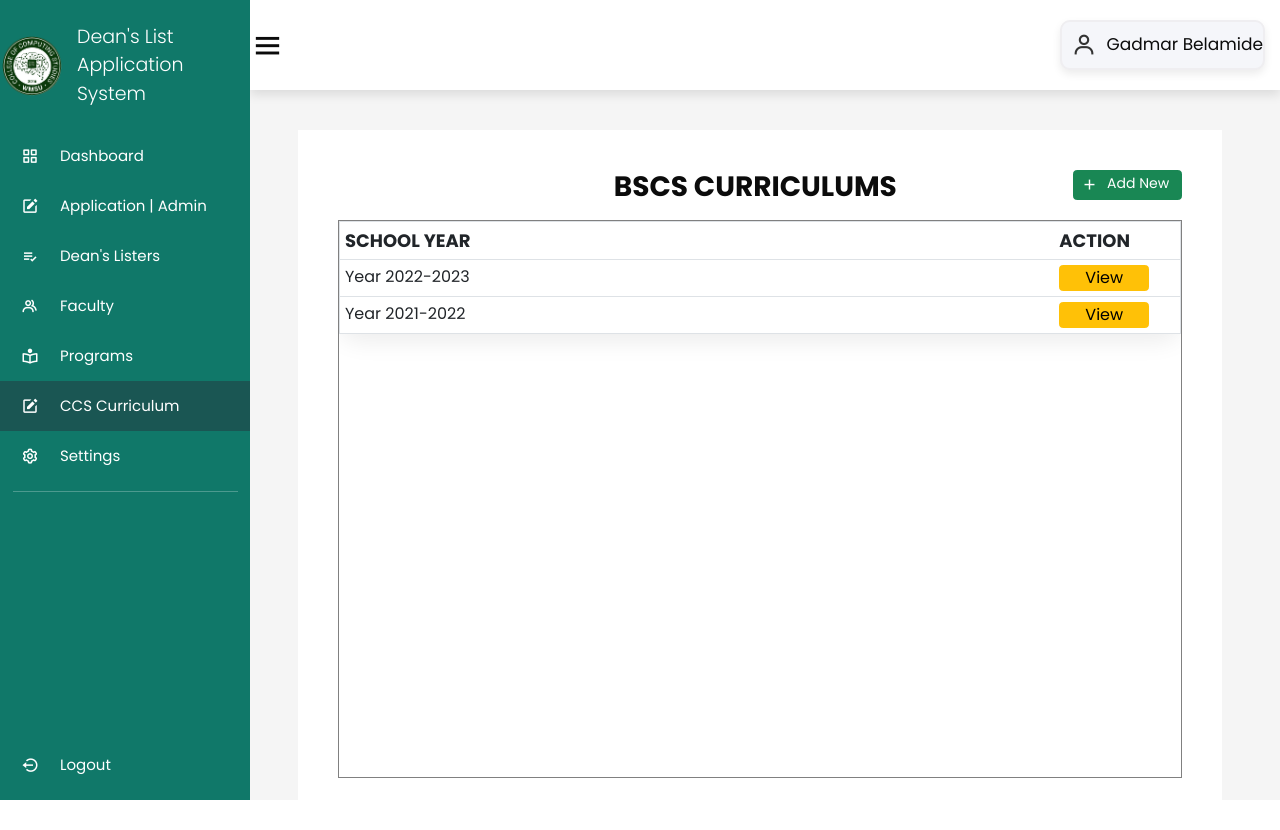
Page /curriculum/curriculum.php?course=BSCS (signed in) on the committed database.
### tables this page shows
CREATE TABLE `course_schoolyear` (
  `id` int(11) NOT NULL,
  `school_year` varchar(255) NOT NULL,
  `course_id` int(11) NOT NULL
);

### class/program.class.php (called while the page is built, shortened)
<?php
require_once 'database.php';
Class Program{
    protected $db;
    function __construct()
    {
        $this->db = new Database();
    }
    function showSchoolYears($course){
        $sql = "SELECT course_schoolyear.id, course_name, course_schoolyear.school_year FROM course INNER JOIN course_schoolyear ON course.id = course_schoolyear.course_id WHERE course_name = :course ORDER BY course_schoolyear.school_year DESC;";
        $query=$this->db->connect()->prepare($sql);
        $query->bindParam(':course', $course);
        if($query->execute()){
            $data = $query->fetchAll();
        }
        return $data;
    }
}
?>

### class/database.php (called while the page is built)
<?php
class Database{
    private $host = 'localhost';
    private $database = 'u237957316_deanlist';
    private $username = 'u237957316_deanlist';
    private $password = 'U=lGFvA2ii3';
    protected $connection;
    function connect(){
        try
			{
				$this->connection = new PDO("mysql:host=$this->host;dbname=$this->database",
											$this->username, $this->password);
			}
			catch (PDOException $e)
			{
				echo "Connection error " . $e->getMessage();
			}
        return $this->connection;
    }
}
?>

### curriculum/curriculum.php (the view, shortened to what this page needs)
<!DOCTYPE html>
<html lang="en">
<head>
    <link rel="stylesheet" href="https://cdn.jsdelivr.net/npm/boxicons@latest/css/boxicons.min.css">
    <link href="../css/style.css" rel="stylesheet">
    <link href="../css/programs.css?v=<?php echo time(); ?>" rel="stylesheet">
    <link rel="stylesheet" href="//code.jquery.com/ui/1.13.2/themes/base/jquery-ui.css">
    <link href="https://cdn.jsdelivr.net/npm/bootstrap@5.3.0-alpha2/dist/css/bootstrap.min.css" rel="stylesheet">
</head>
<body>
    <div class="side-bar">
        <br>
        <div class="logo-details">
            <img class="logo" style="margin-left:2px" src="ccslogo.png" width="55" height="60">
            <span class="logo-name">Dean's List Application <br> System</span>
        </div>
        <br>
        <ul class="nav-links">
            <li>
                <a href="../dashboard/dashboard.php">
                    <i class='bx bx-grid-alt'></i>
                    <span class="links-name">Dashboard</span>
                </a>
            </li>
            <?php if ($_SESSION['user_type'] == 'admin') { ?>
                <li>
                    <a href="../apply/admin-application.php">
                        <i class='bx bxs-edit'></i>
                        <span class="links-name">Application | Admin</span>
                    </a>
                </li>
            <?php } ?>
            <li>
                <a href="../listers/listers.php">
                    <i class='bx bx-list-check'></i>
                    <span class="links-name">Dean's Listers</span>
                </a>
            </li>
            <li>
                <a href="../faculty/faculty.php">
                    <i class='bx bx-group'></i>
                    <span class="links-name">Faculty</span>
                </a>
            </li>
            <li>
                <a href="../programs/programs.php">
                    <i class='bx bx-book-reader'></i>
                    <span class="links-name">Programs</span>
                </a>
            </li>
            <?php if($_SESSION['user_type'] == 'admin') { ?>
            <li>
                <a href="../curriculum/curriculum.php" class= "active">
                <i class='bx bxs-edit'></i>
                    <span class="links-name">CCS Curriculum</span>
                </a>
            </li>
            <?php } ?>
            <li>
                <a href="#">
                    <i class='bx bx-cog'></i>
                    <span class="links-name">Settings</span>
                </a>
            </li>
            <hr class="line">
            <li id="logout-link">
                <a class="logout-link" href="../login/logout.php" title="Logout">
                    <i class='bx bx-log-out-circle'></i>
                    <span class="links-name">Logout</span>
                </a>
            </li>
        </ul>
    </div>
    <section class="home-section">
        <nav>
            <div class="side-bar-button">
                <i class='bx bx-menu small'></i>
            </div>
            <div class="profile-details">
                <i class='bx bx-user'></i>
                <?php echo '<span class="admin-name">' . $_SESSION['user_firstname'] . ' ' . $_SESSION['user_lastname'] . '</span>'; ?>
            </div>
        </nav>
        <div class="home-content">
            <?php
            if (isset($_GET['course']) && isset($_GET['sy'])) {
            ?>
                <div class="table-container course-select" style="width: 100%; height: 700px; background-color: white">
                    <div class="header-program d-flex flex-row">
                        <h1 class=" text-center" style="margin: 0; font-weight: bold; font-size: 28px; width: 100%">BSCS CURRICULUMS<br>YEAR <?php echo $_GET['sy'] ?></h1>
                    </div>
                    <div class="curriculum-container" style="margin-top: 20px ;overflow: auto; width: 100%; height: 90%; border: 1px gray solid; padding: 10px">
                        <div class="filter-div w-100 d-flex flex-row justify-content-between" style="min-height: 50px;">
                            <div class="d-flex flex-row align-items-center" style="width: 30%;">
                                <form class="d-flex flex-row align-items-center" style="width: 100%;" method="POST" action="curriculum.php">
                                    <select onchange="this.form.submit()" class="form-select sem-select" style="height: 40px; width: 50%; font-size: 15px !important; margin-right: 10px" name="sem" aria-label="semester">
                                        <option value="1" <?php if($_GET['sem'] == 1) echo "selected" ?>>1st Semester</option>
                                        <option value="2" <?php if($_GET['sem'] == 2) echo "selected" ?>>2nd Semester</option>
                                    </select>
                                    <select onchange="this.form.submit()" class="form-select year-select" style="height: 40px; width: 50%; font-size: 15px !important" name="year" aria-label="yearlevel">
                                        <option value="1" <?php if($_GET['year'] == 1) echo "selected" ?>>1st year</option>
                                        <option value="2" <?php if($_GET['year'] == 2) echo "selected" ?>>2nd year</option>
                                        <option value="3" <?php if($_GET['year'] == 3) echo "selected" ?>>3rd year</option>
                                        <option value="4" <?php if($_GET['year'] == 4) echo "selected" ?>>4th year</option>
                                    </select>
                                    <input hidden name="course_name" value="<?php echo $_GET['course'] ?>">
                                    <input hidden name="sy" value="<?php echo $_GET['sy'] ?>">
                                </form>
                            </div>
                            <button type="button" class="btn btn-success edit-curr-btn d-flex flex-row align-items-center" style="height: 40px; margin-top: 5px"><i class='bx bx-plus'></i>
                                <p class="add-text" style="color: white; margin-top: 8px; margin-left: 5px">Edit Curriculum</p>
                            </button>
                        </div>
                        <table class="table" id="subjectTable" style="margin: 0">
                            <thead>
                                <tr>
                                    <th style="font-size: 18px">Subject Code</th>
                                    <th style="font-size: 18px">Subject Name</th>
                                    <th style="font-size: 18px">Lec</th>
                                    <th style="font-size: 18px">Lab</th>
                                    <th style="font-size: 18px">Total Units</th>
                                    <th style="font-size: 18px">Pre-requisite</th>
                                </tr>
                            </thead>
                            <tbody>
                                <?php
                                require_once '../class/program.class.php';
                                $program = new Program();
                                foreach ($program->showSubjects($_GET['course'], $_GET['sy'], $_GET['sem'], $_GET['year']) as $value) {
                                ?>
                                    <tr>
                                        <td style="font-size: 16px; width: 20%"><?php echo $value['subject_code'] ?></td>
                                        <td style="font-size: 16px; width: 30%"><?php echo $value['subject_name'] ?></td>
                                        <td style="font-size: 16px; width: 5%"><?php echo $value['lec_units'] ?></td>
                                        <td style="font-size: 16px; width: 5%"><?php echo $value['lab_units'] ?></td>
                                        <td style="font-size: 16px; width: 15%"><?php echo $value['lec_units'] + $value['lab_units'] ?></td>
                                        <td style="font-size: 16px"><?php echo $value['pre_req'] ?></td>
                                    </tr>
                                <?php
                                }
                                ?>
                            </tbody>
                        </table>
                    </div>
                </div>
            <?php
            } elseif (isset($_GET['course'])) {
            ?>
                <div class="table-container course-select" style="width: 100%; height: 700px; background-color: white">
                    <div class="header-program d-flex flex-row">
                        <h1 class=" text-center" style="margin: 0; margin-left: 100px;font-weight: bold; font-size: 28px; width: 100%">BSCS CURRICULUMS</h1>
                        <button type="button" class="btn btn-success add-course-btn d-flex flex-row"><i class='bx bx-plus'></i>
                            <p class="add-text">Add New</p>
                        </button>
                    </div>
                    <div class="curriculum-container" style="overflow: auto; width: 100%; height: 90%; border: 1px gray solid">
                        <table class="table" id="syTable" style="margin: 0">
                            <thead>
                                <tr>
                                    <th style="width: 85%; font-size: 18px">School Year</th>
                                    <th style="width: 15%; font-size: 18px">Action</th>
                                </tr>
                            </thead>
                            <tbody>
                                <?php
                                require_once '../class/program.class.php';
                                $program = new Program();
                                foreach ($program->showSchoolYears($_GET['course']) as $value) {
                                ?>
                                    <form method="POST" action="curriculum.php">
                                        <tr>
                                            <td style="font-size: 16px">Year <?php echo $value['school_year'] ?></td>
                                            <td style="font-size: 16px"><button class="btn btn-warning" name="view_sy" type="submit" style="color: black !important; margin: 0; font-size: 16px; padding: 0 25px 0 25px">View</button></td>
                                        </tr>
                                    </form>
                                <?php
                                }
                                ?>
                            </tbody>
                        </table>
                    </div>
                </div>
            <?php
            }
            ?>
        </div>
    </section>
</body>
</html>

### css/style.css (style rules this page uses)
* { font-family:'Poppins', sans-serif; margin: 0; padding: 0; box-sizing: border-box; font-size: 17px; color : rgb(11, 11, 11); outline: none; border:none; text-decoration: none; }
.side-bar { position: fixed; top: 0; left: 0; width: 200px; height: calc(100vh); background-color: #107869; z-index: 2000; font-family: var(--lato); transition: .3s ease; overflow: hidden; scrollbar-width: none; }
.side-bar .logo-details { height: 80px; display: flex; align-items: center; }
.side-bar .logo-details .logo { font-size: 28px; font-weight: 800; min-width: 60px; justify-items: center; }
.side-bar .logo-details .logo-name { color: #fff; font-size: 19px; font-weight: 300; align-items: center; display: block; margin-left: 15px; }
.side-bar .nav-links { padding: 0 !important; height: calc(100vh); }
.side-bar .nav-links li { position: relative; list-style: none; height: 50px; width: 100%; }
.side-bar .nav-links li a { height: 100%; width: 100%; display: flex; align-items: center; text-decoration: none; }
.side-bar .nav-links .active { background-color: #1A5653; }
.side-bar .nav-links li i { min-width: 60px; text-align: center; font-size: 18px; color: #fff; }
.side-bar .nav-links li a .links-name { color: #fff; font-size: 15px; font-weight: 400; white-space: nowrap; }
.side-bar .nav-links .line { margin: 10px auto; width: 90%; height: 1px; border: 0; border-top: 1px solid white; }
.home-section { position: relative; background-color: #f5f5f5; min-height: calc(100vh); width: calc(100% - 250px); left: 250px; }
.home-section nav { position: fixed; top:0; left:20; right:20; z-index: 1000; background-color: var(--white); display: flex; padding-top: 2rem; padding-bottom: 2rem; box-shadow: var(--box-shadow); align-items: center; justify-content: space-between; }
.home-section nav .side-bar-button { display: flex; align-items: center; font-size: 24px; font-weight: 500; }
nav .side-bar-button i { font-size: 35px; margin-right: 10px; }
.home-section nav .profile-details { display: flex; align-items: center; background: #f5f6fa; border: 2px solid #efeef1; border-radius: 10px; height: 50px; min-width: 190px; box-shadow: 0 4px 8px 0 rgba(0,0,0,0.08); margin-right: 15px; }
.home-section nav .profile-details i { font-size: 25px; font-weight: 500; color: #333; margin: 0 10px; white-space: nowrap; }
.table-container { position: relative; top: 80px; padding: 40px; }
.table { border-collapse: collapse; text-align: left; vertical-align: middle; width: 100%; overflow: auto; border: 1px solid black; border-radius: 20px; background-color: rgba(233, 239, 232, 0.974); box-shadow: 0 7px 25px rgba(0, 0, 0, 0.08); margin-right:100; }
th, td { padding: 8px; font-size: 14px; }
thead { background-color:#107869; font-size: .9rem; color: white; text-transform: uppercase; letter-spacing: 2%; }
thead th { width: auto; height: fit-content; color: #f5f5f5; }
tbody tr:nth-child(even) { background-color: #eee; }
.home-section .home-content { position: relative; }
#logout-link { position: absolute; bottom: 0; margin-bottom: 10px; }
:root { --main-color:#107869; --black:#222; --white:#fff; --light-black:#777; --light-white:#fff9; --dark-bg:rgba(0,0,0,.7); --light-bg:#eee; --border:.1rem solid var(--black); --box-shadow:0 .5rem 1rem rgba(0,0,0,.1); --text-shadow:0 1.5rem 3rem rgba(0,0,0,.3); }
html { font-size: 62.5%; overflow-x: hidden; }
section { padding:5rem 10%; }
.btn { display: inline-block; background: var(--black); margin-top: 1rem; color:var(--white); font-size: 1.7rem; padding:1rem 3rem; cursor: pointer; border-radius: 5px; }

### css/programs.css (style rules this page uses)
.add-course-btn { width: 140px; height: 30px !important; padding-top: 5px !important; padding-bottom: 5px !important; margin: 0; font-size: 13px !important; }
.add-course-btn p { margin-top: -3px !important; margin-left: 9px; color: white !important; }
.add-text { font-size: 14px !important; }
.bx-plus { color: white !important; }
.header-program { height: 50px }

### rows in the picture
course_schoolyear: school_year "2022-2023"
course_schoolyear: school_year "2021-2022"

### other values in the picture
$_SESSION['user_firstname'] "Gadmar"
$_SESSION['user_lastname'] "Belamide"
